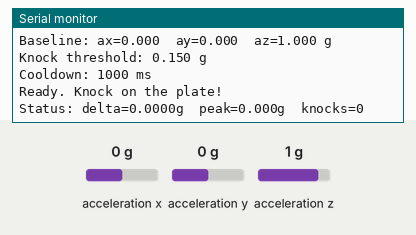
A sketch run on a simulated ESP32-C3. Parts: the last lines printed to the serial monitor. Wiring (inferred from the names in the program): MPU-6050 motion sensor at I2C address 0x68. Inputs (shaded band) come from the test bench; at power-on: acceleration x 0 g, acceleration y 0 g, acceleration z 1 g.

Above: at 2.6 s.
2.7 s: acceleration x set to -1.4 g
At 3.1 s:
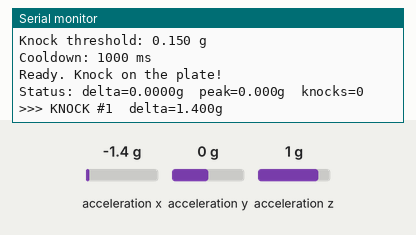
5.2 s: acceleration y set to -1.4 g
At 6.5 s:
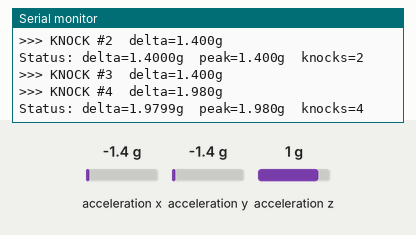
6.7 s: acceleration z set to -1.4 g
At 7.5 s:
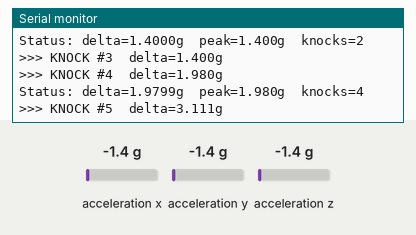
Timing chart, 0 to 9.7 s (numbered marks = the images above; inputs shaded):
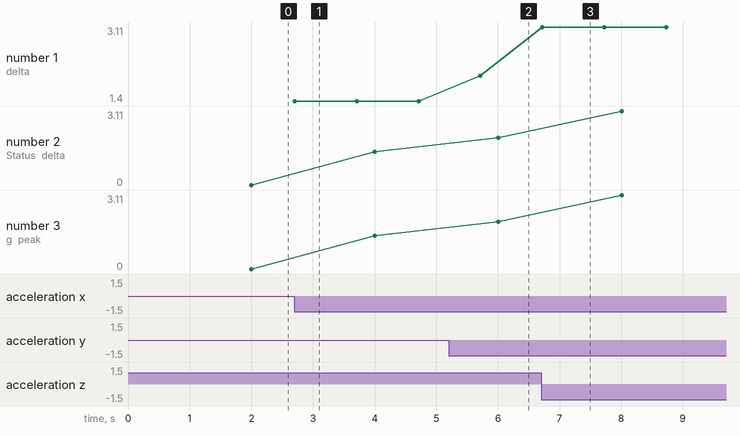

Measured:
- after the input at 2.7 s, the serial monitor: prints a new line at once (image 1)
- after the input at 5.2 s, the serial monitor: prints a new line after 0.52 s (image 2)
- after the input at 6.7 s, the serial monitor: prints a new line at once (image 3)
- plotted number 1: 1.4 → 1.98 after the input at 5.2 s, 1.98 → 3.11 after the input at 6.7 s
- plotted number 2: 0 → 1.4 after the input at 2.7 s, 1.4 → 1.98 after the input at 5.2 s, 1.98 → 3.11 after the input at 6.7 s
- plotted number 3: 0 → 1.4 after the input at 2.7 s, 1.4 → 1.98 after the input at 5.2 s, 1.98 → 3.11 after the input at 6.7 s

The sketch:

gy512_motion_test.ino
```cpp
#include <Arduino.h>
#include <Wire.h>
#include <math.h>

constexpr int I2C_SDA_PIN = 8;
constexpr int I2C_SCL_PIN = 9;
constexpr uint8_t MPU6050_ADDR = 0x68;
constexpr uint32_t SERIAL_WAIT_MS = 4000;

// --- Tuning ---
// Knock threshold in g.  Start with 0.15, lower = more sensitive.
constexpr float KNOCK_THRESHOLD_G = 0.15f;
// Minimum ms between two separate knock events (debounce).
constexpr uint32_t KNOCK_COOLDOWN_MS = 1000;
// Polling rate (ms). Faster = better knock detection.
constexpr uint32_t POLL_INTERVAL_MS = 5;
// Periodic status line interval (ms).
constexpr uint32_t STATUS_INTERVAL_MS = 2000;
// Number of samples for baseline calibration at startup.
constexpr uint16_t CALIBRATION_SAMPLES = 200;

// Baseline (gravity-compensated rest values)
static float baseAx = 0, baseAy = 0, baseAz = 0;

static uint32_t knockCount = 0;
static uint32_t lastKnockMs = 0;
static uint32_t lastPollMs = 0;
static uint32_t lastStatusMs = 0;
static float lastDeltaG = 0;
static float peakDeltaG = 0;

bool readAccel(int16_t &ax, int16_t &ay, int16_t &az) {
  Wire.beginTransmission(MPU6050_ADDR);
  Wire.write(0x3B);
  if (Wire.endTransmission(false) != 0) return false;
  Wire.requestFrom(MPU6050_ADDR, (uint8_t)6);
  if (Wire.available() < 6) return false;
  ax = (Wire.read() << 8) | Wire.read();
  ay = (Wire.read() << 8) | Wire.read();
  az = (Wire.read() << 8) | Wire.read();
  return true;
}

bool initMPU6050() {
  Wire.beginTransmission(MPU6050_ADDR);
  Wire.write(0x6B);
  Wire.write(0x00);
  if (Wire.endTransmission(true) != 0) return false;

  // Accel range +-2g (highest sensitivity: 16384 LSB/g)
  Wire.beginTransmission(MPU6050_ADDR);
  Wire.write(0x1C);
  Wire.write(0x00);
  Wire.endTransmission(true);

  // DLPF ~44 Hz — filters high-freq noise but keeps knock impulse
  Wire.beginTransmission(MPU6050_ADDR);
  Wire.write(0x1A);
  Wire.write(0x03);
  Wire.endTransmission(true);

  return true;
}

void calibrateBaseline() {
  Serial.printf("Calibrating baseline (%u samples)... keep still!\n", CALIBRATION_SAMPLES);
  float sx = 0, sy = 0, sz = 0;
  uint16_t good = 0;
  for (uint16_t i = 0; i < CALIBRATION_SAMPLES; i++) {
    int16_t ax, ay, az;
    if (readAccel(ax, ay, az)) {
      sx += ax / 16384.0f;
      sy += ay / 16384.0f;
      sz += az / 16384.0f;
      good++;
    }
    delay(5);
  }
  if (good > 0) {
    baseAx = sx / good;
    baseAy = sy / good;
    baseAz = sz / good;
  }
  Serial.printf("Baseline: ax=%.3f  ay=%.3f  az=%.3f g\n", baseAx, baseAy, baseAz);
}

void setup() {
  Serial.begin(115200);
  const uint32_t t0 = millis();
  while (!Serial && (millis() - t0) < SERIAL_WAIT_MS) {
    delay(10);
  }
  delay(200);

  Wire.begin(I2C_SDA_PIN, I2C_SCL_PIN);

  Serial.println();
  Serial.println("GY-512 (MPU-6050) knock/vibration test");
  Serial.println("Wiring:");
  Serial.printf("  SDA -> GPIO%d\n", I2C_SDA_PIN);
  Serial.printf("  SCL -> GPIO%d\n", I2C_SCL_PIN);
  Serial.println("  VCC -> 3V3");
  Serial.println("  GND -> GND");

  Serial.print("Scanning I2C for 0x68... ");
  Wire.beginTransmission(MPU6050_ADDR);
  if (Wire.endTransmission() == 0) {
    Serial.println("found!");
  } else {
    Serial.println("NOT found! Check wiring.");
  }

  if (initMPU6050()) {
    Serial.println("MPU-6050 initialized (+-2g, DLPF 44Hz)");
  } else {
    Serial.println("MPU-6050 init FAILED");
  }

  delay(100);
  calibrateBaseline();

  Serial.printf("Knock threshold: %.3f g\n", KNOCK_THRESHOLD_G);
  Serial.printf("Cooldown: %lu ms\n", (unsigned long)KNOCK_COOLDOWN_MS);
  Serial.println("Ready. Knock on the plate!");
  Serial.println();
}

void loop() {
  const uint32_t now = millis();
  if (now - lastPollMs < POLL_INTERVAL_MS) return;
  lastPollMs = now;

  int16_t ax, ay, az;
  if (!readAccel(ax, ay, az)) return;

  const float gx = ax / 16384.0f - baseAx;
  const float gy = ay / 16384.0f - baseAy;
  const float gz = az / 16384.0f - baseAz;
  const float delta = sqrtf(gx * gx + gy * gy + gz * gz);
  lastDeltaG = delta;
  if (delta > peakDeltaG) peakDeltaG = delta;

  // Knock detection
  if (delta >= KNOCK_THRESHOLD_G && (now - lastKnockMs) >= KNOCK_COOLDOWN_MS) {
    lastKnockMs = now;
    knockCount++;
    Serial.printf(">>> KNOCK #%lu  delta=%.3fg\n",
                  (unsigned long)knockCount, delta);
  }

  // Periodic status
  if (now - lastStatusMs >= STATUS_INTERVAL_MS) {
    lastStatusMs = now;
    Serial.printf("Status: delta=%.4fg  peak=%.3fg  knocks=%lu\n",
                  lastDeltaG, peakDeltaG, (unsigned long)knockCount);
    peakDeltaG = 0;
  }
}
```
